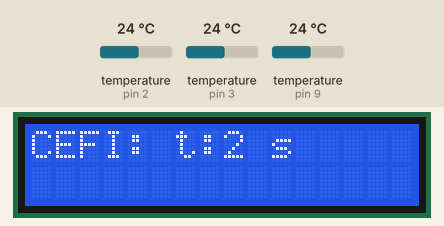
This sketch was run on a simulated Arduino Uno, built for the host (arithmetic inside an expression is 32-bit, double 64-bit). Parts: 16×2 character LCD. The inputs (shaded band) are chosen by the test bench; at power-on: temperature (sensors on pin 2, pin 3, pin 9) 24 °C. WiFi joins after 1.5 s; servers stay silent unless stated; no MQTT or app messages arrive unless stated; what the sketch prints to the serial monitor is not drawn.

Above: at 2.8 s.
2.9 s: temperature (sensor on pin 2) set to 12 °C
At 7.9 s:
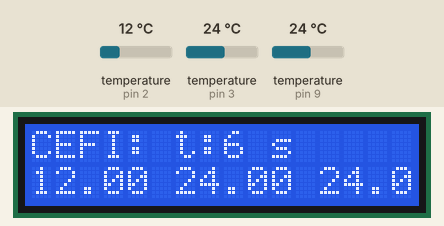
10.2 s: temperature (sensor on pin 3) set to 12 °C
At 12.0 s:
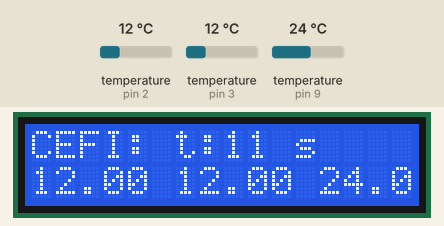
15.3 s: temperature (sensor on pin 9) set to 12 °C
At 17.2 s:
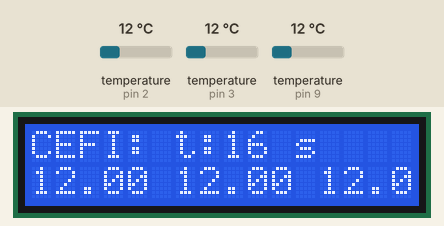
20.1 s: temperature (sensor on pin 2) set to 19 °C
At 24.6 s:
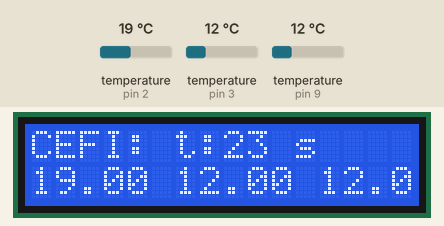
27.2 s: temperature (sensor on pin 3) set to 19 °C
At 28.6 s:
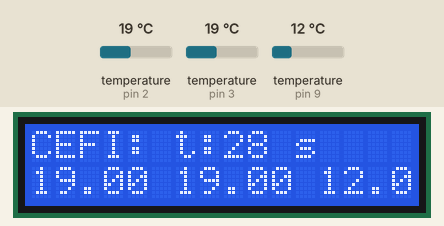
31.9 s: temperature (sensor on pin 9) set to 19 °C
At 33.9 s:
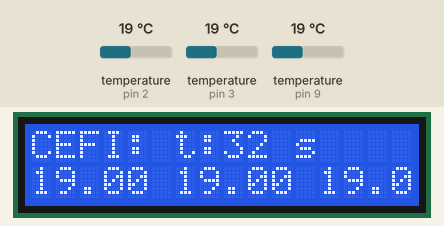
Timing chart, 0 to 35.4 s (numbered marks = the images above; inputs shaded):
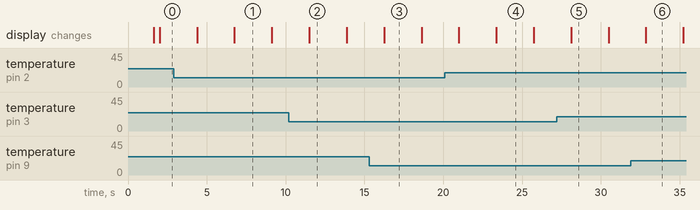

The sketch:

Practica3.ino
```cpp
/*
 Basic MQTT example

 This sketch demonstrates the basic capabilities of the library.
 It connects to an MQTT server then:
  - publishes "hello world" to the topic "outTopic"
  - subscribes to the topic "inTopic", printing out any messages
    it receives. NB - it assumes the received payloads are strings not binary

 It will reconnect to the server if the connection is lost using a blocking
 reconnect function. See the 'mqtt_reconnect_nonblocking' example for how to
 achieve the same result without blocking the main loop.

*/

#include <SPI.h>
#include <Ethernet.h>
#include <PubSubClient.h>
#include <LiquidCrystal_I2C.h>
#include <OneWire.h>
#include <DallasTemperature.h>

#define DISPOSITIVO "tossal" //Dispositivo que identifica al publicar en MQTT
#define RAIZ "cefi/proj1"  //raiz de la ruta donde va a publicar

OneWire ourWire1(2);                //Se establece el pin 2  como bus OneWire
OneWire ourWire2(3);                //Se establece el pin 2  como bus OneWire
OneWire ourWire3(9);                //Se establece el pin 2  como bus OneWire
DallasTemperature sensors1(&ourWire1); //Se declara una variable u objeto para nuestro sensor
DallasTemperature sensors2(&ourWire2); //Se declara una variable u objeto para nuestro sensor
DallasTemperature sensors3(&ourWire3); //Se declara una variable u objeto para nuestro sensor

//Crear el objeto lcd  dirección  0x3F y 16 columnas x 2 filas
//LiquidCrystal_I2C lcd(0x3F,16,2);  //
LiquidCrystal_I2C lcd(0x27,16,2);  //

// Update these with values suitable for your network.
byte mac[] = { 0xDE, 0xAD, 0xBE, 0xEF, 0xFE, 0xED };
IPAddress ip(192,168,8,30);
IPAddress server(192,168,8,6);

//Sensor
long now;
long lastMsg =0;

//Topics
String topic_root =  String(RAIZ) + "/" + String(DISPOSITIVO);
String publish_temperatura1_string = topic_root + "/temperatura1";
const char* publish_temperatura1 = publish_temperatura1_string.c_str();
String publish_temperatura2_string = topic_root + "/temperatura2";
const char* publish_temperatura2 = publish_temperatura2_string.c_str();
String publish_temperatura3_string = topic_root + "/temperatura3";
const char* publish_temperatura3 = publish_temperatura3_string.c_str();
String subs_rele_string = topic_root + "/led";
const char* subs_rele = subs_rele_string.c_str();

void callback(char* topic, byte* payload, unsigned int length) {
  Serial.print("Message arrived [");
  Serial.print(topic);
  Serial.print("] ");
  for (int i=0;i<length;i++) {
    Serial.print((char)payload[i]);
  }
  if((String)topic==subs_rele){
    //if(payload[0]==1){
    //  digitalWrite(4, HIGH);
    //}else{
      digitalWrite(4, LOW);
    //}
  }
}

EthernetClient ethClient;
PubSubClient client(ethClient);

void reconnect() {
  // Loop until we're reconnected
  while (!client.connected()) {
    Serial.print("Attempting MQTT connection...");
    // Attempt to connect
    if (client.connect("arduinoClient")) {
      Serial.println("connected");
      // Once connected, publish an announcement...
      client.publish(publish_temperatura1,"Proba arduino esta publicant");
      client.publish(publish_temperatura2,"Proba arduino esta publicant");
      client.publish(publish_temperatura3,"Proba arduino esta publicant");
      // ... and resubscribe
      client.subscribe(subs_rele);
    } else {
      Serial.print("failed, rc=");
      Serial.print(client.state());
      Serial.println(" try again in 5 seconds");
      // Wait 5 seconds before retrying
      delay(5000);
    }
  }
}


void setup()
{
  Serial.begin(57600);

  // Inicializar el LCD
  lcd.init();

  //Encender la luz de fondo.
  lcd.backlight();

  // Escribimos el Mensaje en el LCD.
  lcd.print("HOLA MUNDO");

  sensors1.begin();   //Se inicia el sensor 1
  sensors2.begin();   //Se inicia el sensor 2
  sensors3.begin();   //Se inicia el sensor 2

  client.setServer(server, 1883);
  client.setCallback(callback);

  Ethernet.begin(mac, ip);
  // Allow the hardware to sort itself out
  delay(1500);
}

void loop()
{
  float temp1,temp2,temp3;
  char charTemperature1[] = "00.0";
  char charTemperature2[] = "00.0";
  char charTemperature3[] = "00.0";


  now=millis();
  if ((now-lastMsg)>2000) {
    lastMsg = now;

    sensors1.requestTemperatures();   //Se envía el comando para leer la temperatura
    temp1= sensors1.getTempCByIndex(0); //Se obtiene la temperatura en ºC
    sensors2.requestTemperatures();   //Se envía el comando para leer la temperatura
    temp2= sensors2.getTempCByIndex(0); //Se obtiene la temperatura en ºC
    sensors3.requestTemperatures();   //Se envía el comando para leer la temperatura
    temp3= sensors3.getTempCByIndex(0); //Se obtiene la temperatura en ºC

    if (client.connect("arduinoClient")) {
      Serial.println("connected");
      dtostrf(temp1, 4, 1, charTemperature1);
      dtostrf(temp2, 4, 1, charTemperature2);
      dtostrf(temp3, 4, 1, charTemperature3);
      client.publish(publish_temperatura1, charTemperature1);
      client.publish(publish_temperatura2, charTemperature2);
      client.publish(publish_temperatura3, charTemperature3);
    }
    // Ubicamos el cursor en la primera posición(columna:0) de la segunda línea(fila:1)
    lcd.setCursor(0, 1);
//    lcd.print("T");
    lcd.print(temp1);
    lcd.print(" ");
    lcd.print(temp2);
    lcd.print(" ");
    lcd.print(temp3);
    lcd.print(" ");
  }

  lcd.setCursor(0, 0);
  lcd.print("CEFI:");
  lcd.print(" t:");
  // Escribimos el número de segundos trascurridos
  lcd.print(millis()/1000);
  lcd.print(" s");

  if (!client.connected()) {
    reconnect();
  }
  client.loop();

}
```

Measured:
- what the display in image 1 shows lasts 2.3 s, from 6.8 s to 9.1 s
